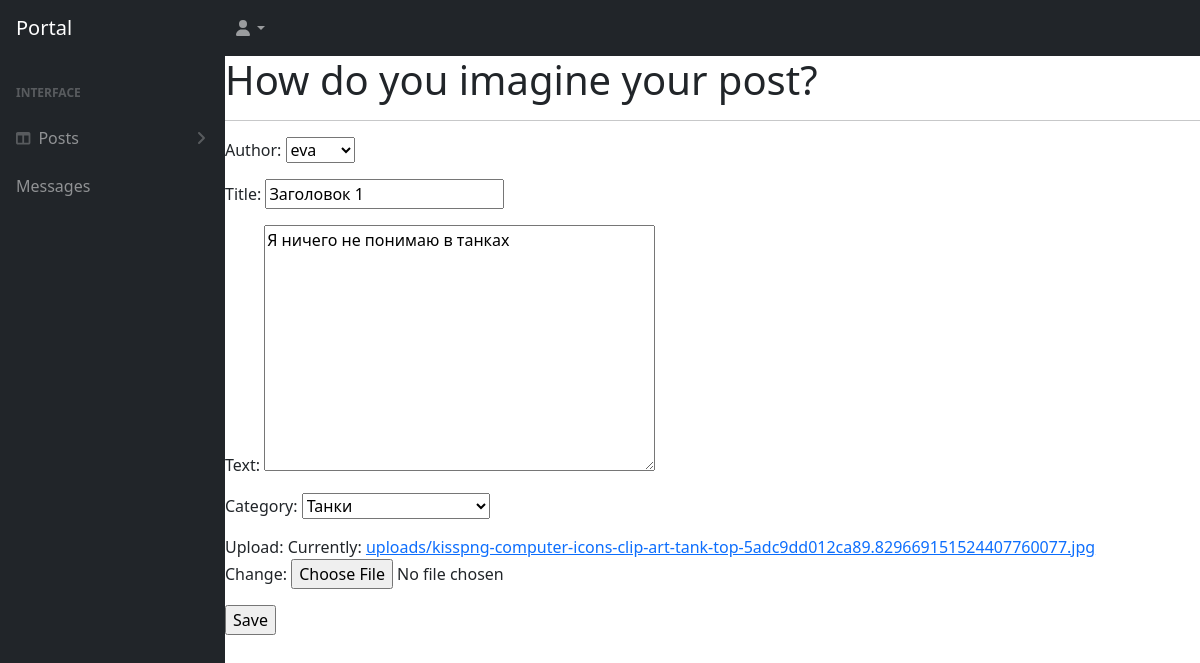
/1/edit/ (signed in), run on the app's committed database.
### Board/models.py (models this page shows)
class Post(models.Model):
    title = models.CharField(max_length=255)
    text = models.TextField()
    CATEGORY = (
        ('tank', 'Танки'),
        ('heal', 'Хилы'),
        ('DD', 'ДД'),
        ('sellers', 'Торговцы'),
        ('gild_masters', 'Гилдмастеры'),
        ('quest_givers', 'Квестгиверы'),
        ('smiths', 'Кузнецы'),
        ('tanners', 'Кожевники'),
        ('potion_makers', 'Зельевары'),
        ('spell_masters', 'Мастера заклинаний')
    )
    author = models.ForeignKey(User, on_delete=models.CASCADE)
    category = models.CharField(max_length=16, choices=CATEGORY, default='tank')
    upload = models.FileField(upload_to='uploads/', default=None)

### Board/views.py (the view)
# urls.py: path('<int:pk>/edit/', UpdatePost.as_view(), name='edit'),
class UpdatePost(PermissionRequiredMixin, UpdateView):
    permission_required = ('news.change_post',)
    form_class = PostForm
    model = Post
    template_name = 'create_post.html'

### Board/forms.py (shortened to what this page needs)
class PostForm(forms.ModelForm):
    class Meta:
        model = Post
        fields = ['author', 'title', 'text', 'category', 'upload']

### Board/templates/create_post.html (shortened to what this page needs)
{% extends 'flatpages/default.html' %}
{% block content %}
<h1>How do you imagine your post?</h1>
<hr>
<form action="" method="post">
    {{ form.as_p }}
    <input type="submit" value="Save" />
</form>
{% endblock content %}

### data on the page
Post: author "eva", title "Заголовок 1", text "Я ничего не понимаю в танках", category "Танки"
